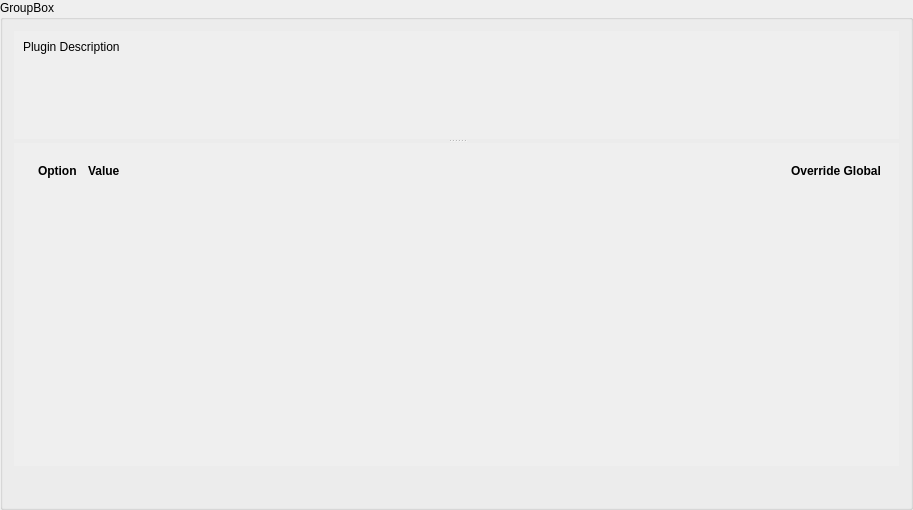
<?xml version="1.0" encoding="UTF-8"?>
<ui version="4.0">
 <class>PluginOptions</class>
 <widget class="QGroupBox" name="PluginOptions">
  <property name="geometry">
   <rect>
    <x>0</x>
    <y>0</y>
    <width>913</width>
    <height>510</height>
   </rect>
  </property>
  <property name="windowTitle">
   <string notr="true"/>
  </property>
  <property name="title">
   <string notr="true">GroupBox</string>
  </property>
  <layout class="QVBoxLayout" name="verticalLayout_4">
   <item>
    <widget class="QSplitter" name="splitter">
     <property name="orientation">
      <enum>Qt::Vertical</enum>
     </property>
     <property name="childrenCollapsible">
      <bool>false</bool>
     </property>
     <widget class="QScrollArea" name="plugin_description_area">
      <property name="frameShape">
       <enum>QFrame::NoFrame</enum>
      </property>
      <property name="horizontalScrollBarPolicy">
       <enum>Qt::ScrollBarAlwaysOff</enum>
      </property>
      <property name="widgetResizable">
       <bool>true</bool>
      </property>
      <widget class="QWidget" name="scrollAreaWidgetContents">
       <property name="geometry">
        <rect>
         <x>0</x>
         <y>0</y>
         <width>887</width>
         <height>97</height>
        </rect>
       </property>
       <layout class="QVBoxLayout" name="verticalLayout">
        <item>
         <widget class="QLabel" name="plugin_description_label">
          <property name="text">
           <string>Plugin Description</string>
          </property>
          <property name="alignment">
           <set>Qt::AlignLeading|Qt::AlignLeft|Qt::AlignTop</set>
          </property>
          <property name="wordWrap">
           <bool>true</bool>
          </property>
          <property name="textInteractionFlags">
           <set>Qt::LinksAccessibleByMouse|Qt::TextSelectableByKeyboard|Qt::TextSelectableByMouse</set>
          </property>
         </widget>
        </item>
       </layout>
      </widget>
     </widget>
     <widget class="QScrollArea" name="plugin_options_area">
      <property name="frameShape">
       <enum>QFrame::NoFrame</enum>
      </property>
      <property name="widgetResizable">
       <bool>true</bool>
      </property>
      <widget class="QWidget" name="scrollAreaWidgetContents_3">
       <property name="geometry">
        <rect>
         <x>0</x>
         <y>0</y>
         <width>887</width>
         <height>334</height>
        </rect>
       </property>
       <layout class="QVBoxLayout" name="verticalLayout_3">
        <item>
         <layout class="QVBoxLayout" name="verticalLayout_2">
          <item>
           <widget class="QWidget" name="grid" native="true">
            <property name="sizePolicy">
             <sizepolicy hsizetype="Preferred" vsizetype="Maximum">
              <horstretch>0</horstretch>
              <verstretch>0</verstretch>
             </sizepolicy>
            </property>
            <layout class="QGridLayout" name="gridLayout_2" columnstretch="0,0,0,0,0">
             <item row="0" column="2">
              <widget class="QLabel" name="value_label">
               <property name="font">
                <font>
                 <weight>75</weight>
                 <bold>true</bold>
                </font>
               </property>
               <property name="text">
                <string>Value</string>
               </property>
               <property name="margin">
                <number>10</number>
               </property>
               <property name="indent">
                <number>5</number>
               </property>
              </widget>
             </item>
             <item row="0" column="3">
              <spacer name="horizontalSpacer_2">
               <property name="orientation">
                <enum>Qt::Horizontal</enum>
               </property>
               <property name="sizeHint" stdset="0">
                <size>
                 <width>40</width>
                 <height>20</height>
                </size>
               </property>
              </spacer>
             </item>
             <item row="0" column="0">
              <widget class="QWidget" name="empty" native="true"/>
             </item>
             <item row="0" column="1">
              <widget class="QLabel" name="option_label">
               <property name="font">
                <font>
                 <weight>75</weight>
                 <bold>true</bold>
                </font>
               </property>
               <property name="text">
                <string>Option</string>
               </property>
               <property name="margin">
                <number>10</number>
               </property>
              </widget>
             </item>
             <item row="0" column="4">
              <widget class="QLabel" name="override_label">
               <property name="font">
                <font>
                 <weight>75</weight>
                 <bold>true</bold>
                </font>
               </property>
               <property name="text">
                <string>Override Global</string>
               </property>
               <property name="margin">
                <number>10</number>
               </property>
               <property name="indent">
                <number>5</number>
               </property>
              </widget>
             </item>
            </layout>
           </widget>
          </item>
          <item>
           <spacer name="verticalSpacer">
            <property name="orientation">
             <enum>Qt::Vertical</enum>
            </property>
            <property name="sizeHint" stdset="0">
             <size>
              <width>20</width>
              <height>40</height>
             </size>
            </property>
           </spacer>
          </item>
         </layout>
        </item>
       </layout>
      </widget>
     </widget>
    </widget>
   </item>
   <item>
    <layout class="QGridLayout" name="buttons_grid">
     <property name="topMargin">
      <number>10</number>
     </property>
     <item row="0" column="0">
      <spacer name="horizontalSpacer">
       <property name="orientation">
        <enum>Qt::Horizontal</enum>
       </property>
       <property name="sizeHint" stdset="0">
        <size>
         <width>40</width>
         <height>20</height>
        </size>
       </property>
      </spacer>
     </item>
    </layout>
   </item>
  </layout>
 </widget>
 <resources/>
 <connections/>
</ui>
